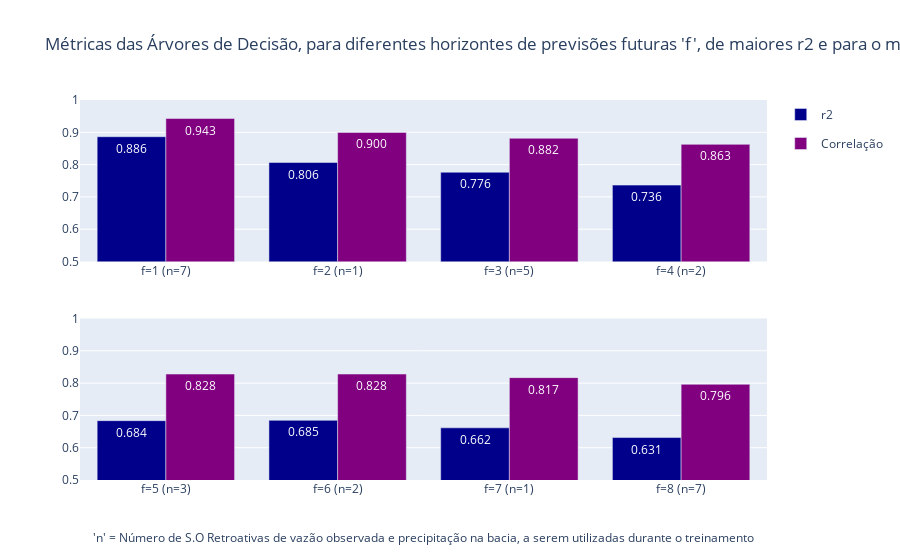

Notebook code for this chart:
### Code cell
from plotly.subplots import make_subplots
import plotly.graph_objects as go

# Custom labels for each subplot
custom_labels_r2_2 = ['f=5 (n=3)', 'f=6 (n=2)', 'f=7 (n=1)', 'f=8 (n=7)']
custom_labels_r2_1 = ['f=1 (n=7)', 'f=2 (n=1)', 'f=3 (n=5)', 'f=4 (n=2)']

# custom_labels_r2_2 = ['f=5 & n=3', 'f=6 & n=2', 'f=7 & n=1', 'f=8 & n=7']
# custom_labels_r2_1 = ['f=1 & n=7', 'f=2 & n=1', 'f=3 & n=5', 'f=4 & n=2']

# Define colors for bars
r2_color = 'darkblue'
corr_color = 'purple'

# Create subplots
fig = make_subplots(rows=2, cols=1) # subplot_titles=("Custom Labels for n=5 to n=8", "Custom Labels for n=1 to n=4")

# Add traces to subplot 1
fig.add_trace(go.Bar(
    x=custom_labels_r2_1,
    y=df_plt_1['metrics.r2'][:4],
    text=df_plt_1['metrics.r2'][:4].apply(lambda x: f'{x:.3f}'),  
    hovertemplate='%{y:.3f}',
    name='r2',
    legendgroup='r2_group',
    marker=dict(color=r2_color)
), row=1, col=1)

fig.add_trace(go.Bar(
    x=custom_labels_r2_1,
    y=df_plt_1['metrics.corr'][:4],
    text=df_plt_1['metrics.corr'][:4].apply(lambda x: f'{x:.3f}'),  
    hovertemplate='%{y:.3f}',
    name='Correlação',
    legendgroup='correlation_group',
    showlegend=False,
    marker=dict(color=corr_color)
), row=1, col=1)

# Add traces to subplot 2
fig.add_trace(go.Bar(
    x=custom_labels_r2_2,
    y=df_plt_1['metrics.r2'][4:],
    text=df_plt_1['metrics.r2'][4:].apply(lambda x: f'{x:.3f}'),  
    hovertemplate='%{y:.3f}',
    name='r2',
    legendgroup='r2_group',
    showlegend=False,
    marker=dict(color=r2_color)
), row=2, col=1)

fig.add_trace(go.Bar(
    x=custom_labels_r2_2,
    y=df_plt_1['metrics.corr'][4:],
    text=df_plt_1['metrics.corr'][4:].apply(lambda x: f'{x:.3f}'),  
    hovertemplate='%{y:.3f}',
    name='Correlação',
    legendgroup='correlation_group',
    marker=dict(color=corr_color)
), row=2, col=1)

# Update layout
fig.update_layout(
    title=f"Métricas {name_plots}, para diferentes horizontes de previsões futuras 'f', de maiores r2 e para o melhor 'n' ",
    #xaxis=dict(title='Número de S.O Retroativas "n" a serem utilizadas durante o treinamento'),
    barmode='group',
)

# Set the same y-axis range for both subplots
fig.update_yaxes(range=[0.5, 1.0], row=1, col=1)
fig.update_yaxes(range=[0.5, 1.0], row=2, col=1)

# Add annotations
fig.add_annotation(text="'n' = Número de S.O Retroativas de vazão observada e precipitação na bacia, a serem utilizadas durante o treinamento",
                   xref="paper", yref="paper",
                   x=0.5, y=-0.18, showarrow=False)

# Add annotations
fig.add_annotation(text="'f' = Número da S.O Futura onde se prevê a vazão",
                   xref="paper", yref="paper",
                   x=0.5, y=-0.25, showarrow=False)

# Show the plot
fig.show()
# fig.write_image("plot.png", width=1600, height=500, scale=2)

### Figure 1 — Plotly figure (JSON) as saved in the notebook; plotly's stock layout.template omitted (floating-point values rounded to 4 significant figures)
{"data": [{"hovertemplate": "%{y:.3f}", "legendgroup": "r2_group", "marker": {"color": "darkblue"}, "name": "r2", "text": ["0.886", "0.806", "0.776", "0.736"], "type": "bar", "x": ["f=1 (n=7)", "f=2 (n=1)", "f=3 (n=5)", "f=4 (n=2)"], "xaxis": "x", "y": [0.8863, 0.8064, 0.7763, 0.7365], "yaxis": "y"}, {"hovertemplate": "%{y:.3f}", "legendgroup": "correlation_group", "marker": {"color": "purple"}, "name": "Correlação", "showlegend": false, "text": ["0.943", "0.900", "0.882", "0.863"], "type": "bar", "x": ["f=1 (n=7)", "f=2 (n=1)", "f=3 (n=5)", "f=4 (n=2)"], "xaxis": "x", "y": [0.9426, 0.8995, 0.8815, 0.8627], "yaxis": "y"}, {"hovertemplate": "%{y:.3f}", "legendgroup": "r2_group", "marker": {"color": "darkblue"}, "name": "r2", "showlegend": false, "text": ["0.684", "0.685", "0.662", "0.631"], "type": "bar", "x": ["f=5 (n=3)", "f=6 (n=2)", "f=7 (n=1)", "f=8 (n=7)"], "xaxis": "x2", "y": [0.6837, 0.6847, 0.6615, 0.6314], "yaxis": "y2"}, {"hovertemplate": "%{y:.3f}", "legendgroup": "correlation_group", "marker": {"color": "purple"}, "name": "Correlação", "text": ["0.828", "0.828", "0.817", "0.796"], "type": "bar", "x": ["f=5 (n=3)", "f=6 (n=2)", "f=7 (n=1)", "f=8 (n=7)"], "xaxis": "x2", "y": [0.828, 0.828, 0.8169, 0.7963], "yaxis": "y2"}], "layout": {"annotations": [{"showarrow": false, "text": "'n' = Número de S.O Retroativas de vazão observada e precipitação na bacia, a serem utilizadas durante o treinamento", "x": 0.5, "xref": "paper", "y": -0.18, "yref": "paper"}, {"showarrow": false, "text": "'f' = Número da S.O Futura onde se prevê a vazão", "x": 0.5, "xref": "paper", "y": -0.25, "yref": "paper"}], "barmode": "group", "title": {"text": "Métricas das Árvores de Decisão, para diferentes horizontes de previsões futuras 'f', de maiores r2 e para o melhor 'n' "}, "xaxis": {"anchor": "y", "domain": [0, 1]}, "xaxis2": {"anchor": "y2", "domain": [0, 1]}, "yaxis": {"anchor": "x", "domain": [0.575, 1], "range": [0.5, 1]}, "yaxis2": {"anchor": "x2", "domain": [0, 0.425], "range": [0.5, 1]}}}
